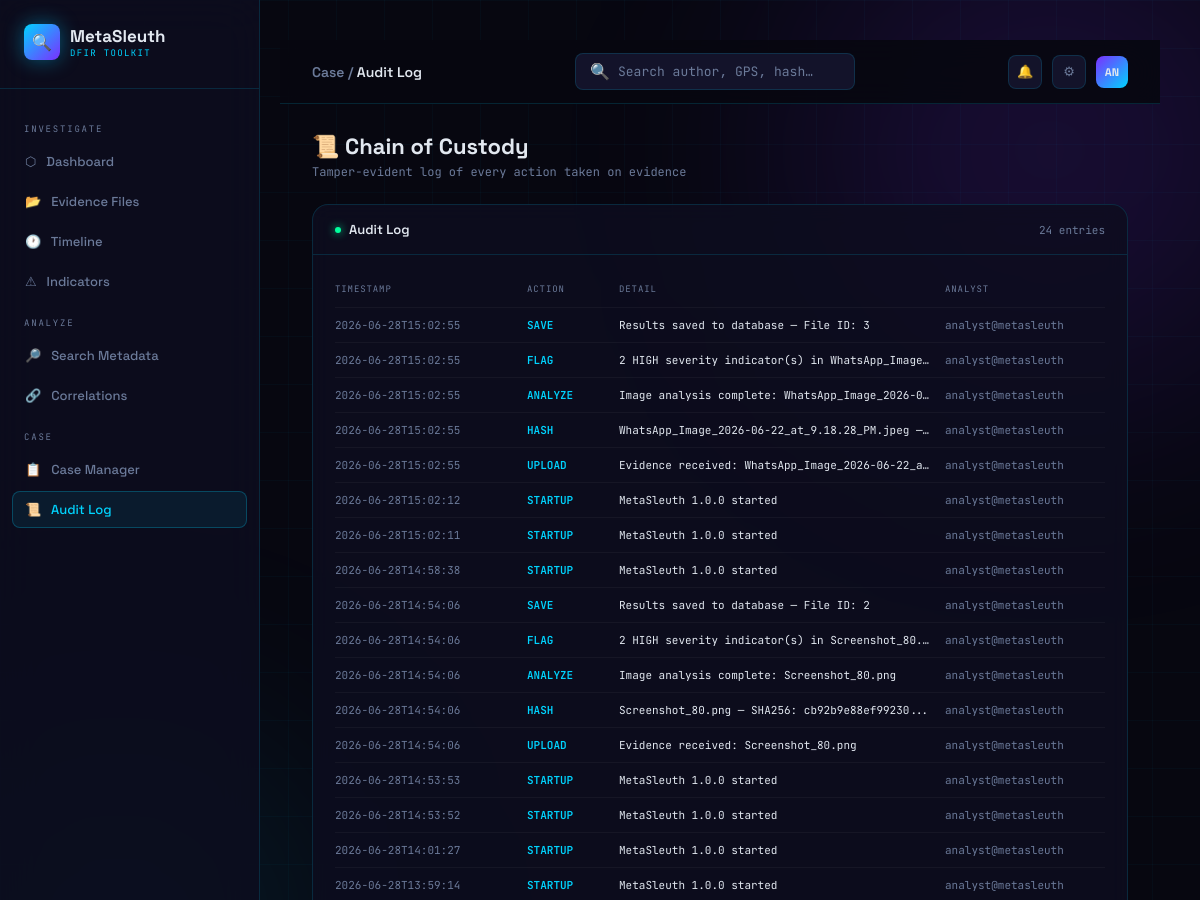
Page /auditlog (upper part) on the earlier database version.
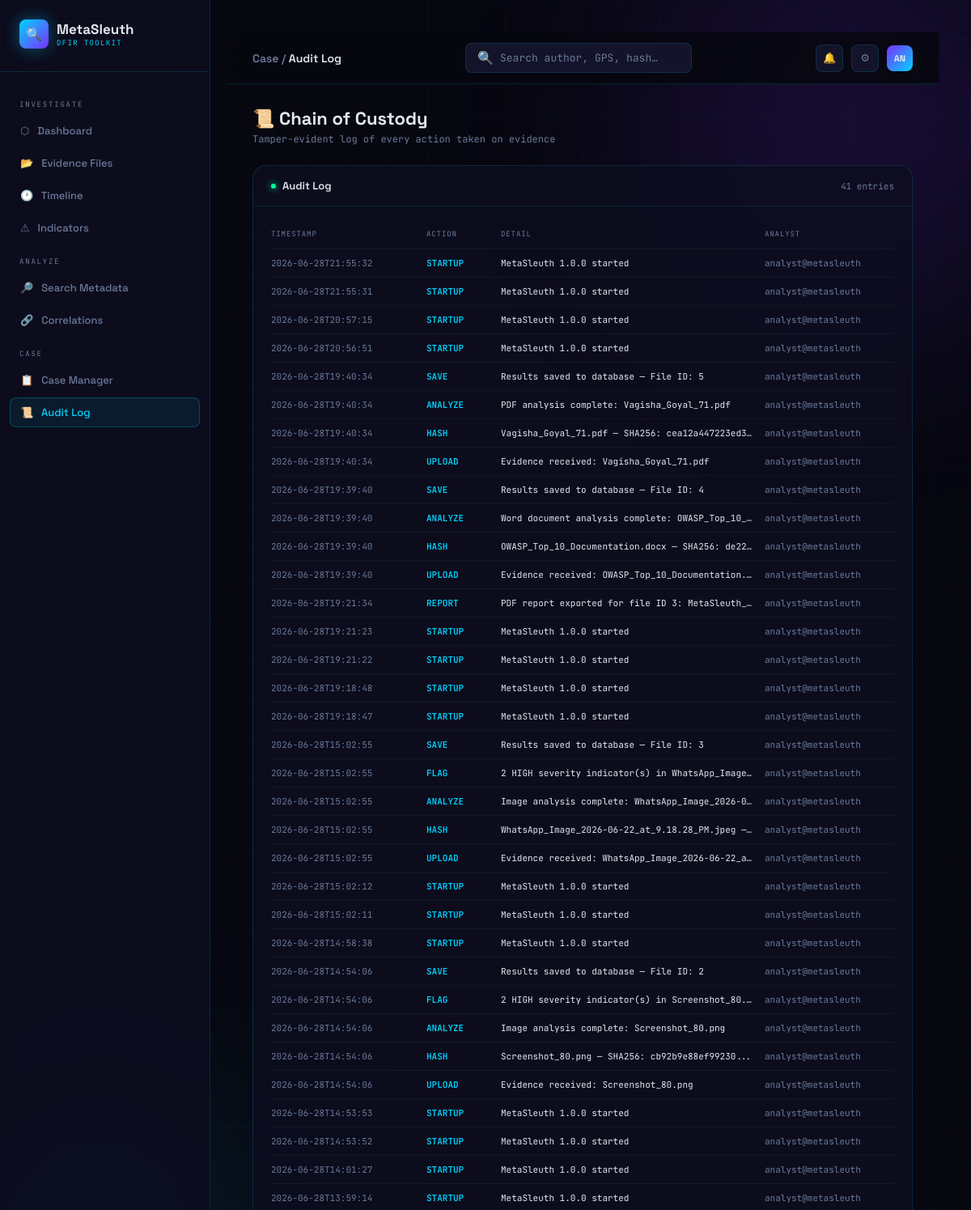
Same page on the later database version.
### tables this page shows
CREATE TABLE audit_log (
            id        INTEGER PRIMARY KEY AUTOINCREMENT,
            timestamp TEXT NOT NULL,
            action    TEXT NOT NULL,
            detail    TEXT,
            analyst   TEXT,
            tool_ver  TEXT
        );

### app.py (the view)
@app.route('/auditlog')
def auditlog_page():
    conn   = get_connection()
    cursor = conn.cursor()
    cursor.execute('SELECT * FROM audit_log ORDER BY timestamp DESC')
    rows = cursor.fetchall()
    conn.close()
    entries = [dict(r) for r in rows]
    return render_template('auditlog.html', entries=entries)

### database/db.py (called while the page is built)
def get_connection():
    conn = sqlite3.connect(DATABASE)
    conn.row_factory = sqlite3.Row
    return conn

### templates/auditlog.html (shortened to what this page needs)
{% extends 'base.html' %}
{% block breadcrumb %}Case / <span>Audit Log</span>{% endblock %}
{% block content %}
<div>
    <div class="page-title">📜 Chain of Custody</div>
    <div class="page-sub">Tamper-evident log of every action taken on evidence</div>
</div>
<div class="panel">
    <div class="panel-head">
        <div class="panel-title"><span class="dot o"></span>Audit Log</div>
        <span style="font-size:11px;font-family:var(--mono);color:var(--muted)">
            {{ entries | length }} entries
        </span>
    </div>
    <div class="panel-body">
        {% if entries %}
            <div class="audit-table">
                <div class="audit-row header">
                    <span>Timestamp</span>
                    <span>Action</span>
                    <span>Detail</span>
                    <span>Analyst</span>
                </div>
                {% for e in entries %}
                <div class="audit-row">
                    <span class="a-time">{{ e.timestamp[:19] if e.timestamp else '' }}</span>
                    <span class="a-action">{{ e.action }}</span>
                    <span class="a-detail">{{ e.detail }}</span>
                    <span class="a-analyst">{{ e.analyst }}</span>
                </div>
                {% endfor %}
            </div>
        {% else %}
            <div class="empty">
                <div class="empty-icon">📜</div>
                No audit entries yet.
            </div>
        {% endif %}
    </div>
</div>
{% endblock %}

Differences in the rows shown:
added audit_log: timestamp "2026-06-28T21:55:32", action "STARTUP", detail "MetaSleuth 1.0.0 started", analyst "analyst@metasleuth"
added audit_log: timestamp "2026-06-28T21:55:31", action "STARTUP", detail "MetaSleuth 1.0.0 started", analyst "analyst@metasleuth"
added audit_log: timestamp "2026-06-28T20:57:15", action "STARTUP", detail "MetaSleuth 1.0.0 started", analyst "analyst@metasleuth"
added audit_log: timestamp "2026-06-28T20:56:51", action "STARTUP", detail "MetaSleuth 1.0.0 started", analyst "analyst@metasleuth"
added audit_log: timestamp "2026-06-28T19:40:34", action "SAVE", detail "Results saved to database — File ID: 5", analyst "analyst@metasleuth"
added audit_log: timestamp "2026-06-28T19:40:34", action "ANALYZE", detail "PDF analysis complete: Vagisha_Goyal_71.pdf", analyst "analyst@metasleuth"
added audit_log: timestamp "2026-06-28T19:40:34", action "HASH", detail "Vagisha_Goyal_71.pdf — SHA256: cea12a447223ed3…", analyst "analyst@metasleuth"
added audit_log: timestamp "2026-06-28T19:40:34", action "UPLOAD", detail "Evidence received: Vagisha_Goyal_71.pdf", analyst "analyst@metasleuth"
added audit_log: timestamp "2026-06-28T19:39:40", action "SAVE", detail "Results saved to database — File ID: 4", analyst "analyst@metasleuth"
added audit_log: timestamp "2026-06-28T19:39:40", action "ANALYZE", detail "Word document analysis complete: OWASP_Top_10_…", analyst "analyst@metasleuth"
added audit_log: timestamp "2026-06-28T19:39:40", action "HASH", detail "OWASP_Top_10_Documentation.docx — SHA256: de22…", analyst "analyst@metasleuth"
added audit_log: timestamp "2026-06-28T19:39:40", action "UPLOAD", detail "Evidence received: OWASP_Top_10_Documentation.…", analyst "analyst@metasleuth"
added audit_log: timestamp "2026-06-28T19:21:34", action "REPORT", detail "PDF report exported for file ID 3: MetaSleuth_…", analyst "analyst@metasleuth"
added audit_log: timestamp "2026-06-28T19:21:23", action "STARTUP", detail "MetaSleuth 1.0.0 started", analyst "analyst@metasleuth"
added audit_log: timestamp "2026-06-28T19:21:22", action "STARTUP", detail "MetaSleuth 1.0.0 started", analyst "analyst@metasleuth"
added audit_log: timestamp "2026-06-28T19:18:48", action "STARTUP", detail "MetaSleuth 1.0.0 started", analyst "analyst@metasleuth"
added audit_log: timestamp "2026-06-28T19:18:47", action "STARTUP", detail "MetaSleuth 1.0.0 started", analyst "analyst@metasleuth"
Other differences:
{{ entries | length }}: "24" → "41"
